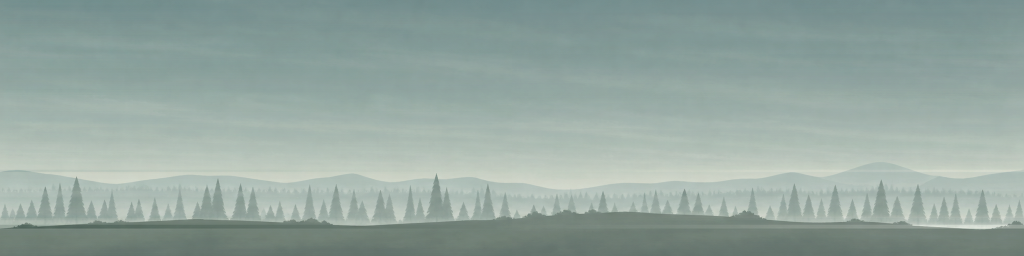
#> input picture art/backgrounds/upgrade-2026-09-06/final/bg_forest_far.png, 2048 x 512 px, given in place of exec-007d27fc-ac88-4076-af35-e2d9b6a8589f.png, which was not available (shown at 1/2 size)
$ python finish_forest_alive.py
#> lines starting #> are read from the running program, lines starting #| are printed output that depends on the picture; pictures that were not available may be replaced by others from this repository, and a replacement may not be noted
from pathlib import Path
from shutil import copy2

import numpy as np
from PIL import Image

ROOT = Path(__file__).resolve().parents[3]
RES = ROOT / "app" / "src" / "main" / "res" / "drawable-nodpi"
BACKUP = Path(__file__).resolve().parent / "forest-before-repaint"
GENERATED = Path(r"C:\Users\Kubis\.codex\generated_images\01a072ad-ad57-78b0-8cf8-584b7a96d570")

SOURCES = {
    "bg_forest_alive_far.png": ("exec-007d27fc-ac88-4076-af35-e2d9b6a8589f.png", (0, 130, 1774, 700), False),
    "bg_forest_alive_mid.png": ("exec-77ea06d2-ba31-496c-8a11-625b58a03e73.png", (0, 100, 1983, 596), True),
    "bg_forest_alive_near.png": ("exec-64c2be42-985a-421a-9667-f9e2fd51b3ea.png", (0, 200, 1774, 735), True),
}


def remove_checker(rgb: np.ndarray) -> np.ndarray:
    values = rgb.astype(np.float32)
    darkest = values.min(axis=2)
    chroma = values.max(axis=2) - darkest
    # The generator rendered its transparency preview into RGB using several
    # slightly different near-white checker tones. Neutral pixels brighter
    # than 225 are therefore background; colour or darkness identifies art.
    alpha = np.maximum(chroma * 4.5, (225.0 - darkest) * 3.4)
    alpha = np.clip(alpha, 0.0, 255.0)
    alpha[(chroma < 10.0) & (darkest > 220.0)] = 0.0
    alpha[alpha < 22.0] = 0.0
    return alpha.astype(np.uint8)


def equalize_edges(image: Image.Image, width: int = 72) -> Image.Image:
    data = np.array(image).astype(np.float32)
    original = data.copy()
    for distance in range(width):
        left_x = distance
        right_x = data.shape[1] - 1 - distance
        shared = (original[:, left_x] + original[:, right_x]) * 0.5
        # Smoothstep keeps the interior untouched and removes the derivative
        # jump at the wrap boundary as well as the single-column colour jump.
        t = distance / max(1, width - 1)
        amount = 1.0 - (t * t * (3.0 - 2.0 * t))
        data[:, left_x] = original[:, left_x] * (1.0 - amount) + shared * amount
        data[:, right_x] = original[:, right_x] * (1.0 - amount) + shared * amount
    data[:, -1] = data[:, 0]
    return Image.fromarray(np.clip(data, 0, 255).astype(np.uint8), image.mode)


BACKUP.mkdir(parents=True, exist_ok=True)
for name, (generated_name, crop_box, transparent) in SOURCES.items():
    target = RES / name
    backup = BACKUP / name
    if not backup.exists():
        copy2(target, backup)
    source = Image.open(GENERATED / generated_name).convert("RGB").crop(crop_box)
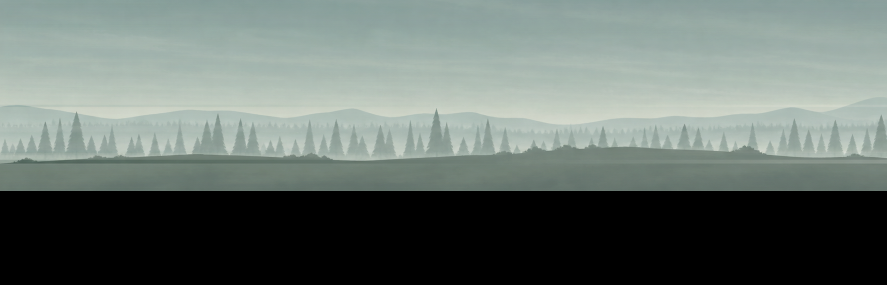
#> source: PIL image 1774x570 RGB (shown at 1/2 size); mean R, G, B 104.1, 114.6, 109.4
    if transparent:
        pixels = np.array(source)
        alpha = remove_checker(pixels)
        source = Image.fromarray(np.dstack((pixels, alpha)), "RGBA")
    else:
        source = source.convert("RGBA")
#> source: PIL image 1774x570 RGBA
    source = source.resize((2048, 512), Image.Resampling.LANCZOS)
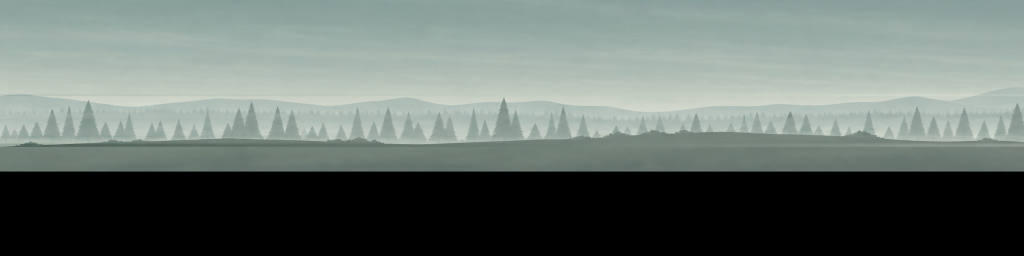
#> source: PIL image 2048x512 RGBA (shown at 1/2 size); mean R, G, B, A 104.1, 114.6, 109.4, 255
    source = equalize_edges(source)
    source.save(target)
    print(name, source.size, source.mode)
#| bg_forest_alive_far.png (2048, 512) RGBA
#> pass 2 of the loop `for name, (generated_name, crop_box, transparent) in SOURCES.items():`:
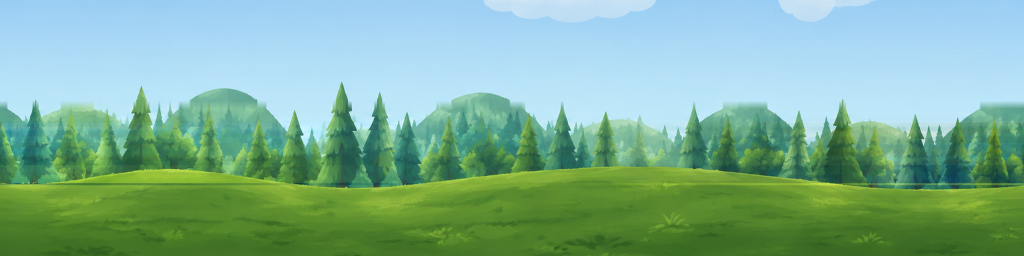
#> input picture art/backgrounds/upgrade-2026-09-06/final/bg_forest_alive_far.png, 2048 x 512 px, given in place of exec-77ea06d2-ba31-496c-8a11-625b58a03e73.png, which was not available (shown at 1/2 size)
#> in remove_checker, `chroma = values.max(axis=2) - darkest`:
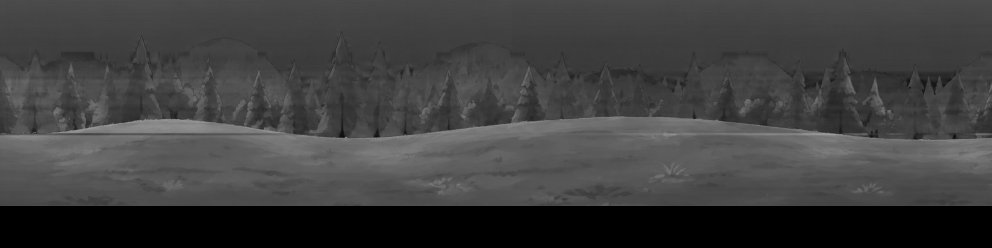
#> chroma: shape (496, 1983) float32 (shown at 1/2 size); min 0, max 166, mean 62.9
#> in remove_checker, `alpha = np.clip(alpha, 0.0, 255.0)`:
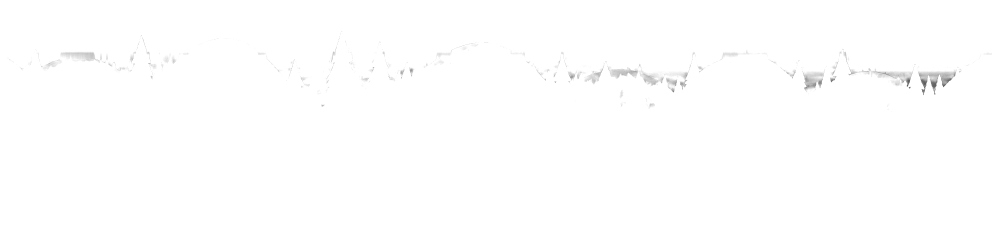
#> alpha: shape (496, 1983) float32 (shown at 1/2 size); min 45, max 255, mean 254.4
#| bg_forest_alive_mid.png (2048, 512) RGBA
